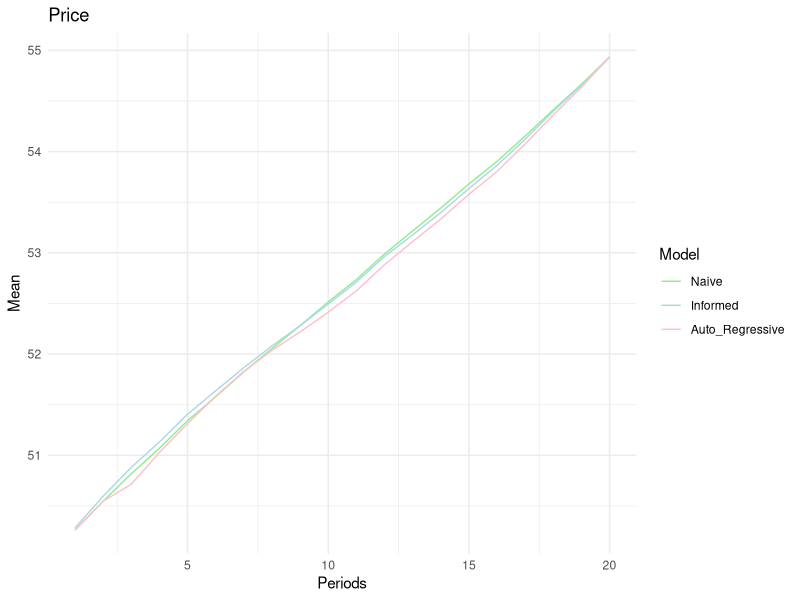
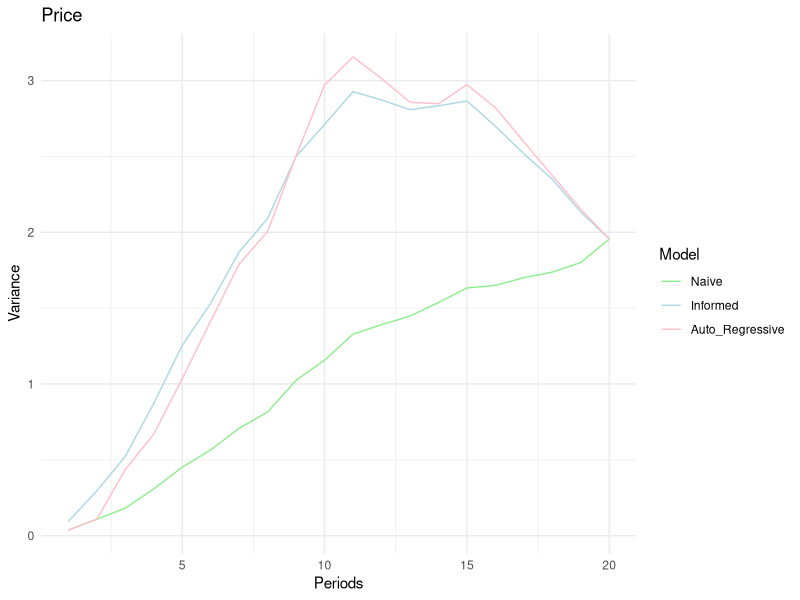
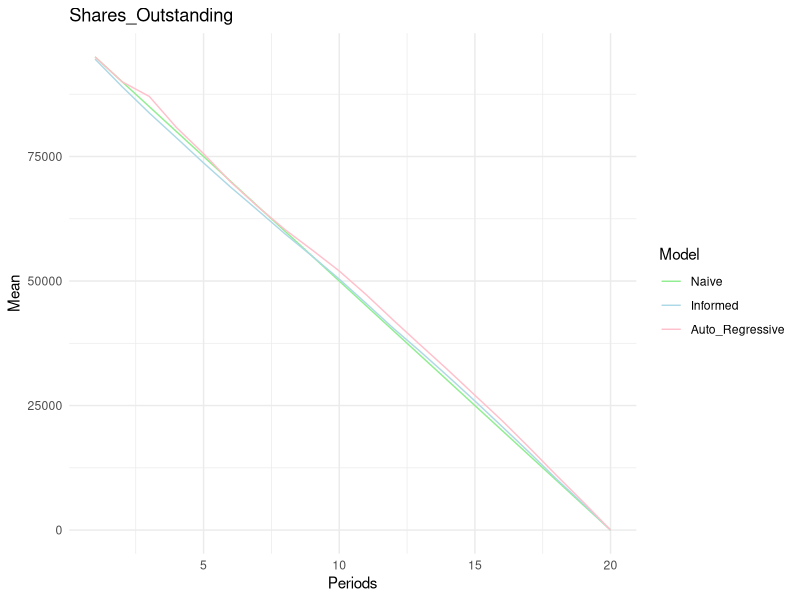
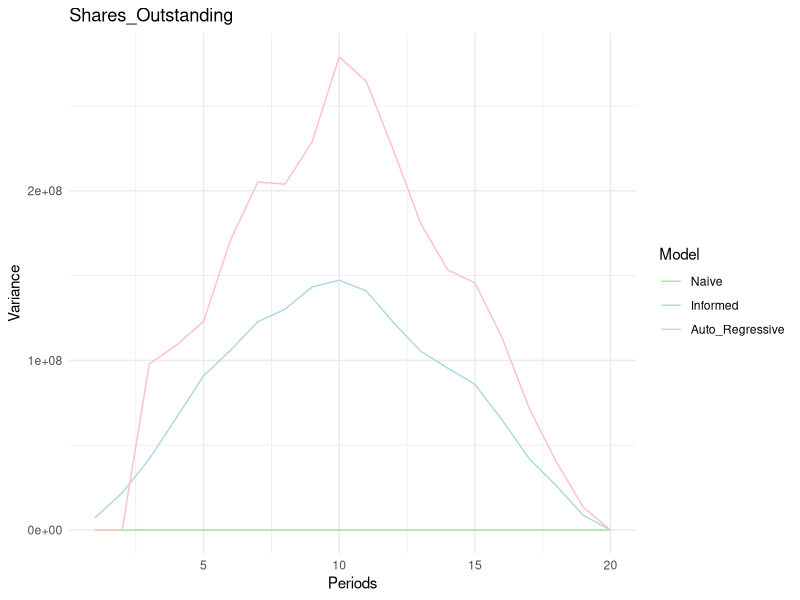
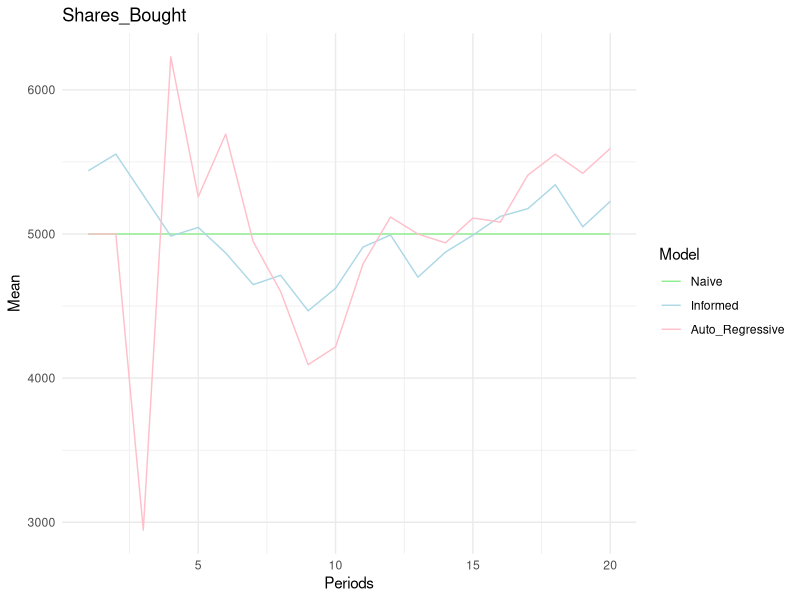
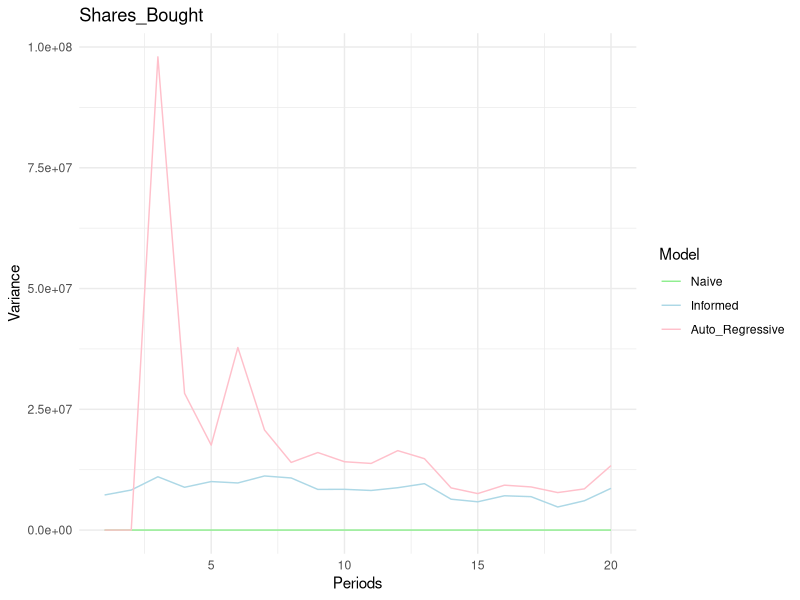
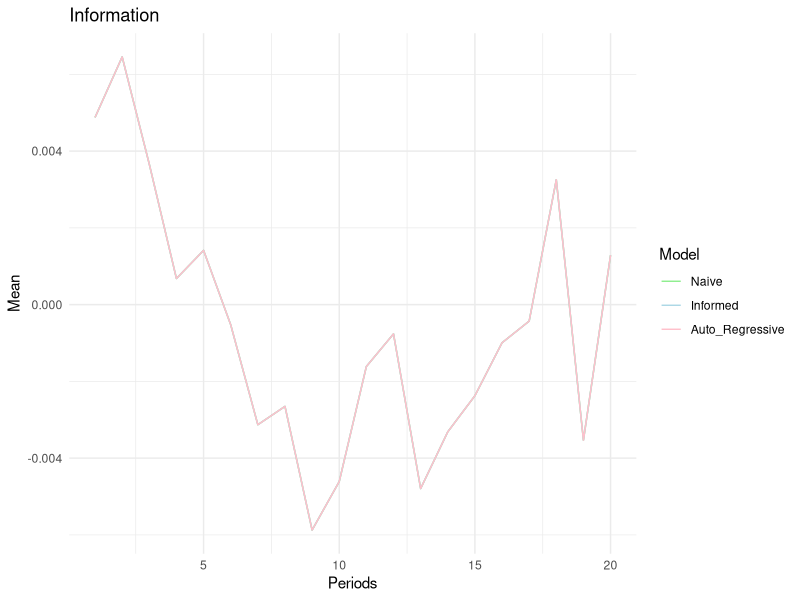
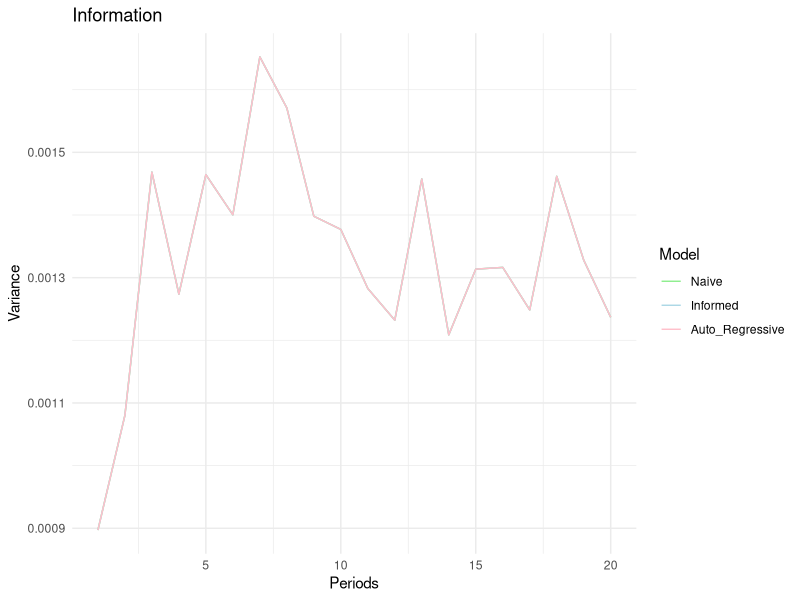

These charts were generated, in order, by the following R code:
## ---- chunk 1
# DO NOT EXCEED 100 Simulations unless you have errands to run
Simulations = 100; Periods = 20
Shares = 100000; Price = 50
Theta = 0.00005; Gamma = 5; Rho = 0.5
Var_Epsilon = 0.015625; Var_Eta = 0.001
## ---- chunk 2
bellman_parameters <- function(t, theta, gamma, rho, var_epsilon, var_eta){
  df <- data.frame(matrix(ncol = 6, nrow = t))
  df[1,] <- c(theta, gamma, 0, 0, 1, 0)
  for (i in 2:t){
    a <- theta*(i+1)/(2*i)
    b <- gamma + theta*rho*df[i-1, 2]/(2*df[i-1, 1])
    c <- (rho^2)*df[i-1, 3] - (rho^2)*(df[i-1, 2]^2)/(4*df[i-1, 1])
    d <- df[i-1, 4] + df[i-1, 3]*var_eta
    e <- 1/i
    f <- rho*df[i-1,2]/(2*df[i-1, 1])
    df[i,] <- c(a, b, c, d, e, f)
  }
  colnames(df) <- c('a', 'b', 'c', 'd', 'e', 'f')
  return(df)
}
## ---- chunk 3
#Example
bellman_parameters(Periods, Theta, Gamma, Rho, Var_Epsilon, Var_Eta)
## ---- chunk 4
model_periods <- function(model, seed, periods, price, shares, theta, gamma, rho, var_epsilon, var_eta){
  while(TRUE) {
    set.seed(seed)
    df <- data.frame(matrix(ncol = 13, nrow = periods+1))
    colnames(df) <- c('Price', 'Shares_Outstanding', 'Shares_Bought', 'Information', 'Accumulated_Cost', 'Expected_Cost', 'Epsilon', 'Eta', 'Theta', 'Gamma', 'Rho', 'Var_Epsilon', 'Var_Eta')
    epsilon <- rnorm(periods+1,0,sqrt(var_epsilon)); eta <- rnorm(periods+1,0,sqrt(var_eta))
    if (model == 1){df[1,] <- c(price, shares, 0, 0, 0, 0, epsilon[1], eta[1], theta, 0, 0, var_epsilon, 0)}
    else if (model == 2){df[1,] <- c(price, shares, 0, 0, 0, 0, epsilon[1], eta[1], theta, gamma, rho, var_epsilon, var_eta)}
    else {df[1,] <- c(price, shares, 0, 0, 0, 0, epsilon[1], eta[1], 0, 0, 0, 0, 0)}
    for (t in 2:(periods+1)){
      bp <- bellman_parameters(periods, df[t-1,'Theta'], df[t-1,'Gamma'], df[t-1,'Rho'], df[t-1,'Var_Epsilon'], df[t-1,'Var_Eta'])
      Information <- rho*df[t-1,'Information'] + eta[t-1]
      Shares_Bought <- bp[periods-(t-2),'e']*df[t-1,'Shares_Outstanding'] + ifelse(is.na(bp[periods-(t-2),'f']), 0, bp[periods-(t-2),'f']*Information)
      Shares_Outstanding <- df[t-1,'Shares_Outstanding'] - Shares_Bought
      Price <- df[t-1,'Price'] + theta*Shares_Bought + gamma*Information + epsilon[t-1]
      Accumulated_Cost <- df[t-1,'Accumulated_Cost'] + Price*Shares_Bought
      Expected_Cost <- df[t-1,'Price']*df[t-1,'Shares_Outstanding'] + df[t-1,'Theta']*((df[t-1,'Shares_Outstanding']^2)/2)*((periods-(t-2)+1)/(periods-(t-2))) + (df[t-1,'Shares_Outstanding']/(periods-(t-2)+1))*((df[t-1,'Gamma']*df[t-1,'Information']/(1-df[t-1,'Rho'])))*((periods-(t-2))-((df[t-1,'Rho']-(df[t-1,'Rho']^(periods-(t-2)+1)))/(1-df[t-1,'Rho'])))
      df[t,] <- c(Price, Shares_Outstanding, Shares_Bought, Information, Accumulated_Cost, Expected_Cost, epsilon[t], eta[t], df[t-1,'Theta'], df[t-1,'Gamma'], df[t-1,'Rho'], df[t-1,'Var_Epsilon'], df[t-1,'Var_Eta'])
      if (model == 3 & t > 2){
        A <- matrix(c(sum(df[2:t,'Shares_Bought']^2), sum(df[2:t,'Information']*df[2:t,'Shares_Bought']),
                      sum(df[2:t,'Information']*df[2:t,'Shares_Bought']), sum(df[2:t,'Information']^2)), ncol=2)
        b <- matrix(c(sum((df[2:t,'Price']-df[1:(t-1),'Price'])*df[2:t,'Shares_Bought']),
                      sum((df[2:t,'Price']-df[1:(t-1),'Price'])*df[2:t,'Information'])), ncol=1)
        tryCatch({
          x <- solve(A) %*% b
          df[t,'Theta'] <- x[1]
          df[t,'Gamma'] <- x[2]
          df[t,'Rho'] <- sum(df[2:t,'Information']*df[1:(t-1),'Information'])/sum(df[2:t,'Information']^2)
          df[t,'Var_Epsilon'] <- sum((df[2:t,'Price'] - df[1:(t-1),'Price'] - df[t,'Theta']*df[2:t,'Shares_Bought'] -df[t,'Gamma']*df[2:t,'Information'])^2)/(t-1)
          df[t,'Var_Eta'] <- sum((df[2:t,'Information'] - df[t,'Rho']*df[1:(t-1),'Information'])^2)/(t-1)
        }, error = function(e) {
          return(model_periods(3, seed+Simulations, periods, price, shares, theta, gamma, rho, var_epsilon, var_eta))
        })
      } else {}
    }
    break
  }
  return(df)
}
## ---- chunk 5
Data <- vector(mode='list',length=Simulations)
for (s in 1:Simulations){
  Naive <- model_periods(1, s, Periods, Price, Shares, Theta, Gamma, Rho, Var_Epsilon, Var_Eta)
  Informed <- model_periods(2, s, Periods, Price, Shares, Theta, Gamma, Rho, Var_Epsilon, Var_Eta)
  Auto_Regressive <- model_periods(3, s, Periods, Price, Shares, Theta, Gamma, Rho, Var_Epsilon, Var_Eta)
  Data[[s]] <- list(Naive, Informed, Auto_Regressive)
}
## ---- chunk 6
# Table Data
Data[[1]][[1]]
Data[[1]][[2]]
Data[[1]][[3]]
## ---- chunk 7
Models <- vector(mode='list',length=3)
names(Models) <- c('Naive','Informed','Auto_Regressive')
for (m in 1:3){
  Variables <- colnames(Data[[1]][[1]])
  Estimates <- vector(mode='list',length=length(Variables))
  names(Estimates) <- Variables
  for (v in 1:length(Variables)){
    df <- data.frame(matrix(ncol=Periods, nrow=Simulations))
    for (t in 2:(Periods+1)){
      colnames(df)[(t-1)] <- paste('Period', as.character(t-1))
      for (s in 1:Simulations){
        df[s,(t-1)] <- Data[[s]][[m]][t,Variables[v]]
      }
    }
    Estimates[[v]] <- df
  }
  Models[[m]] <- Estimates
}
## ---- chunk 8
AV <- vector(mode='list',length=length(Variables))
names(AV) <- colnames(Data[[1]][[1]])
for (v in 1:length(Variables)){
  df <- data.frame(matrix(ncol=Periods, nrow=2*3))
  colnames(df) <- paste('Period', 1:ncol(df))
  rownames(df) <- paste(rep(c('Naive','Informed','Auto_Regressive'),each=2), rep(c('Mean','Variance'),3))
  for (m in 1:3){
    df[2*m-1,] <- unname(apply(Models[[m]][[Variables[v]]],2,mean))
    df[2*m,] <- unname(apply(Models[[m]][[Variables[v]]],2,var))
  }
  AV[[v]] <- df
}
## ---- chunk 9
library(ggplot2)
#Example
Model <- 'Auto_Regressive'
for (v in 1:length(Variables)){
  Mean <- ggplot() + 
    geom_line(aes(x=seq(1,Periods,1), y=unname(unlist(AV[[v]][paste('Naive', 'Mean'),])), color='Naive')) +
    geom_line(aes(x=seq(1,Periods,1), y=unname(unlist(AV[[v]][paste('Informed', 'Mean'),])), color='Informed')) +
    geom_line(aes(x=seq(1,Periods,1), y=unname(unlist(AV[[v]][paste('Auto_Regressive', 'Mean'),])), color='Auto_Regressive')) +
    labs(x='Periods', y='Mean', title=Variables[v]) + 
    scale_color_manual(name='Model', breaks=c('Naive', 'Informed', 'Auto_Regressive'),
                       values=c('Naive'='lightgreen', 'Informed'='lightblue', 'Auto_Regressive'='pink')) + theme_minimal()
   Variance <- ggplot() + 
     geom_line(aes(x=seq(1,Periods,1), y=unname(unlist(AV[[v]][paste('Naive', 'Variance'),])), color='Naive')) +
     geom_line(aes(x=seq(1,Periods,1), y=unname(unlist(AV[[v]][paste('Informed', 'Variance'),])), color='Informed')) +
     geom_line(aes(x=seq(1,Periods,1), y=unname(unlist(AV[[v]][paste('Auto_Regressive', 'Variance'),])), color='Auto_Regressive')) +
     labs(x='Periods', y='Variance', title=Variables[v]) + 
     scale_color_manual(name='Model', breaks=c('Naive', 'Informed', 'Auto_Regressive'),
                        values=c('Naive'='lightgreen', 'Informed'='lightblue', 'Auto_Regressive'='pink')) + theme_minimal()
  print(Mean); print(Variance)
}
## ---- chunk 10
library(ggplot2)
#Example
v1 <- 'Accumulated_Cost'
v2 <- 'Expected_Cost'
stat <- 'Mean'

ggplot() + 
  geom_line(aes(x=seq(1,Periods,1), y=unname(unlist(AV[[v1]][paste('Naive', stat),]))-rev(unname(unlist(AV[[v2]][paste('Naive', stat),]))), color='Naive')) +
  geom_line(aes(x=seq(1,Periods,1), y=unname(unlist(AV[[v1]][paste('Informed', stat),]))-rev(unname(unlist(AV[[v2]][paste('Informed', stat),]))), color='Informed')) +
  geom_line(aes(x=seq(1,Periods,1), y=unname(unlist(AV[[v1]][paste('Auto_Regressive', stat),]))-rev(unname(unlist(AV[[v2]][paste('Auto_Regressive', stat),]))), color='Auto_Regressive')) +
  labs(x='Periods', y=stat, title=paste(v1,'vs',v2)) +  
  scale_color_manual(name='Model',
                     breaks=c('Naive', 'Informed', 'Auto_Regressive'),
                     values=c('Naive'='lightgreen', 'Informed'='lightblue', 'Auto_Regressive'='pink')) + theme_minimal()
## ---- chunk 11
print(paste('Naive Average Execution Cost', round(AV$Accumulated_Cost[1,20],2)))
print(paste('Informed Average Execution Cost', round(AV$Accumulated_Cost[3,20],2)))
print(paste('Auto_Regressive Average Execution Cost', round(AV$Accumulated_Cost[5,20],2)))
## ---- chunk 12
print(paste('Naive Average Improvment', round((5262500-AV$Accumulated_Cost[1,20])/100000,4)))
print(paste('Informed Average Improvment', round((5258727-AV$Accumulated_Cost[3,20])/100000,4)))
print(paste('Auto_Regressive Average Improvment', round((5258727-AV$Accumulated_Cost[5,20])/100000,4)))
